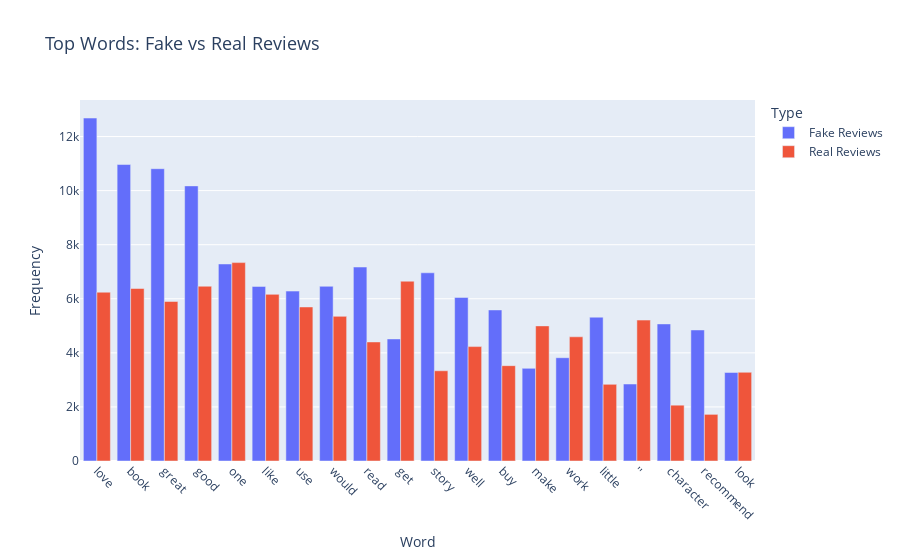

Here is the notebook cell this chart was saved with:
### Code cell
# Count word frequencies for real reviews
or_word_counts = Counter(or_text.split())
top_words = list(set(cg_word_counts.keys()).union(or_word_counts.keys()))

# Create a DataFrame for comparison
comparison_df = pd.DataFrame({
    "Word": top_words,
    "Fake Reviews": [cg_word_counts.get(word, 0) for word in top_words],
    "Real Reviews": [or_word_counts.get(word, 0) for word in top_words]
})

# Get the top 20 words by total frequency
comparison_df["Total"] = comparison_df["Fake Reviews"] + comparison_df["Real Reviews"]
top_comparison = comparison_df.nlargest(20, "Total")

# Melt DataFrame for Plotly Express
melted_df = top_comparison.melt(id_vars=["Word"], value_vars=["Fake Reviews", "Real Reviews"], var_name="Review Type", value_name="Frequency")

# Create side-by-side bar chart
fig = px.bar(
    melted_df,
    x="Word",
    y="Frequency",
    color="Review Type",
    barmode="group",
    title="Top Words: Fake vs Real Reviews",
    labels={"Word": "Word", "Frequency": "Frequency", "Review Type": "Type"}
)
fig.update_layout(title_font_size=18, xaxis_tickangle=45)
fig.show()

### Figure 1 — Plotly figure (JSON) as saved in the notebook; plotly's stock layout.template omitted (floating-point values rounded to 4 significant figures)
{"data": [{"alignmentgroup": "True", "hovertemplate": "Type=Fake Reviews<br>Word=%{x}<br>Frequency=%{y}<extra></extra>", "legendgroup": "Fake Reviews", "marker": {"color": "#636efa", "pattern": {"shape": ""}}, "name": "Fake Reviews", "offsetgroup": "Fake Reviews", "orientation": "v", "showlegend": true, "textposition": "auto", "type": "bar", "x": ["love", "book", "great", "good", "one", "like", "use", "would", "read", "get", "story", "well", "buy", "make", "work", "little", "''", "character", "recommend", "look"], "xaxis": "x", "y": [12684, 10965, 10811, 10175, 7287, 6457, 6284, 6461, 7174, 4514, 6961, 6049, 5587, 3426, 3820, 5319, 2848, 5070, 4846, 3274], "yaxis": "y"}, {"alignmentgroup": "True", "hovertemplate": "Type=Real Reviews<br>Word=%{x}<br>Frequency=%{y}<extra></extra>", "legendgroup": "Real Reviews", "marker": {"color": "#EF553B", "pattern": {"shape": ""}}, "name": "Real Reviews", "offsetgroup": "Real Reviews", "orientation": "v", "showlegend": true, "textposition": "auto", "type": "bar", "x": ["love", "book", "great", "good", "one", "like", "use", "would", "read", "get", "story", "well", "buy", "make", "work", "little", "''", "character", "recommend", "look"], "xaxis": "x", "y": [6243, 6380, 5900, 6464, 7337, 6163, 5697, 5349, 4403, 6650, 3337, 4232, 3526, 4997, 4593, 2834, 5212, 2064, 1725, 3281], "yaxis": "y"}], "layout": {"barmode": "group", "legend": {"title": {"text": "Type"}, "tracegroupgap": 0}, "title": {"font": {"size": 18}, "text": "Top Words: Fake vs Real Reviews"}, "xaxis": {"anchor": "y", "domain": [0, 1], "tickangle": 45, "title": {"text": "Word"}}, "yaxis": {"anchor": "x", "domain": [0, 1], "title": {"text": "Frequency"}}}}
